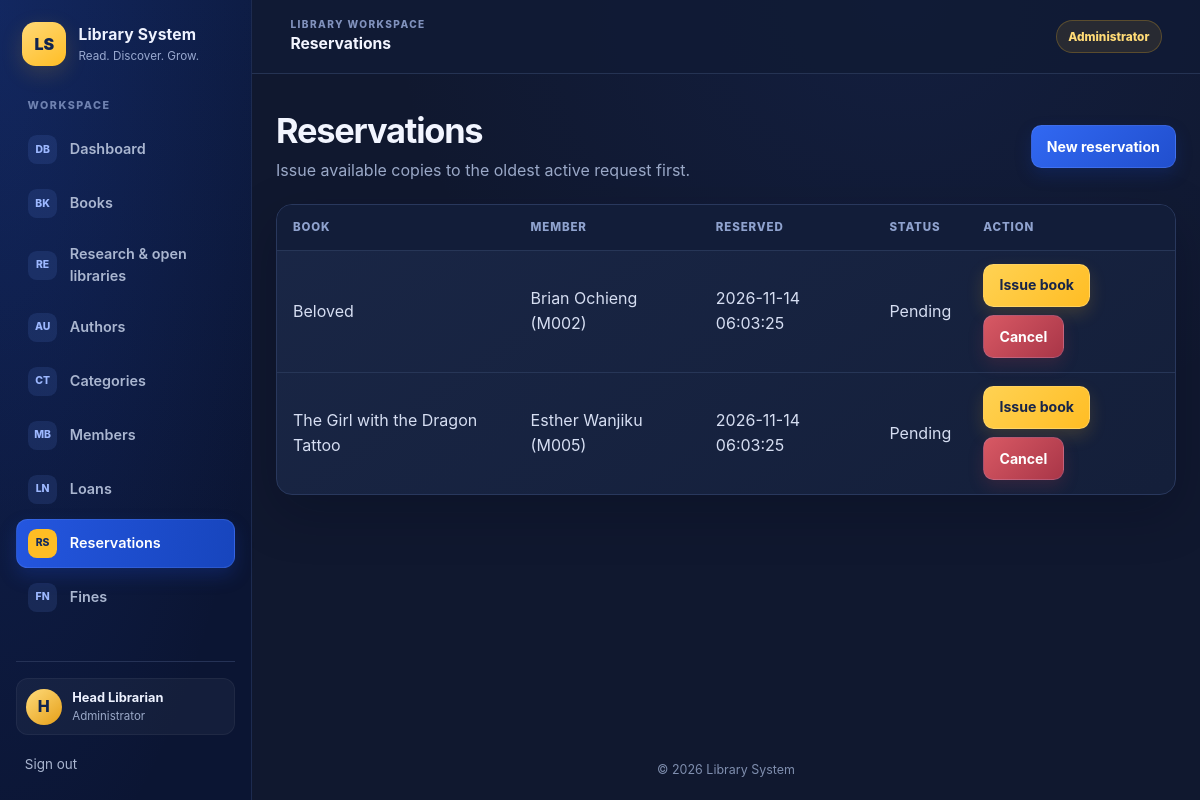
The app's page /reservations/index.php (signed in) with its own data.
### tables this page shows
CREATE TABLE reservations (
    reservation_id INT AUTO_INCREMENT PRIMARY KEY,
    member_id INT NOT NULL,
    book_id INT NOT NULL,
    reserved_at DATETIME DEFAULT CURRENT_TIMESTAMP,
    status ENUM('pending','fulfilled','cancelled') DEFAULT 'pending',
    FOREIGN KEY (member_id) REFERENCES members(member_id)
        ON DELETE CASCADE,
    FOREIGN KEY (book_id) REFERENCES books(book_id)
        ON DELETE CASCADE
);

CREATE TABLE books (
    book_id INT AUTO_INCREMENT PRIMARY KEY,
    isbn VARCHAR(20) NOT NULL UNIQUE,
    title VARCHAR(200) NOT NULL,
    author_id INT NOT NULL,
    category_id INT NOT NULL,
    publisher VARCHAR(120),
    year_published SMALLINT UNSIGNED,
    total_copies INT NOT NULL DEFAULT 1 CHECK (total_copies >= 0),
    available_copies INT NOT NULL DEFAULT 1 CHECK (available_copies >= 0),
    cover_isbn VARCHAR(20),   
    digital_file_path VARCHAR(255) NULL,
    FOREIGN KEY (author_id) REFERENCES authors(author_id)
        ON DELETE RESTRICT ON UPDATE CASCADE,
    FOREIGN KEY (category_id) REFERENCES categories(category_id)
        ON DELETE RESTRICT ON UPDATE CASCADE
);

CREATE TABLE members (
    member_id INT AUTO_INCREMENT PRIMARY KEY,
    member_number VARCHAR(20) NOT NULL UNIQUE,
    full_name VARCHAR(100) NOT NULL,
    email VARCHAR(120) NOT NULL UNIQUE,
    password_hash VARCHAR(255) NULL,
    phone VARCHAR(20),
    status ENUM('active','suspended') DEFAULT 'active',
    date_joined DATE NOT NULL DEFAULT (CURRENT_DATE)
);

### includes/functions.php (called while the page is built, shortened)
<?php
function e($string) {
    return htmlspecialchars($string ?? '', ENT_QUOTES, 'UTF-8');
}

### reservations/index.php (the view, shortened to what this page needs)
<?php
require_once '../config/database.php';
require_once '../includes/functions.php';
$isStudent = ($_SESSION['role'] ?? '') === 'student';
$sql = 'SELECT reservations.reservation_id, reservations.reserved_at, reservations.status,
               members.member_number, members.full_name, members.status AS member_status,
               books.title, books.book_id, books.available_copies,
               CASE WHEN NOT EXISTS (
                   SELECT 1 FROM reservations AS earlier
                   WHERE earlier.book_id = reservations.book_id
                     AND earlier.status = \'pending\'
                     AND (earlier.reserved_at < reservations.reserved_at
                          OR (earlier.reserved_at = reservations.reserved_at
                              AND earlier.reservation_id < reservations.reservation_id))
               ) THEN 1 ELSE 0 END AS is_first_in_queue
        FROM reservations
        INNER JOIN members ON members.member_id = reservations.member_id
        INNER JOIN books ON books.book_id = reservations.book_id';
$params = [];
$sql .= ' ORDER BY reservations.reserved_at DESC';
$stmt = $pdo->prepare($sql);
$stmt->execute($params);
$reservations = $stmt->fetchAll();
require '../includes/header.php';
require '../includes/navbar.php';
?>
<main class="container">
    <header class="page-heading">
        <div>
            <h1><?= $isStudent ? 'My reservations' : 'Reservations' ?></h1>
            <p><?= $isStudent
                ? 'Track your requests; staff issue copies in queue order.'
                : 'Issue available copies to the oldest active request first.' ?></p>
        </div>
        <a class="button" href="create.php">New reservation</a>
    </header>
    <?php if (!$reservations): ?>
        <p class="card empty-state">No reservations have been recorded yet.</p>
    <?php else: ?>
        <div class="table-wrap">
            <table>
                <thead><tr><th>Book</th><?php if (!$isStudent): ?><th>Member</th><?php endif; ?><th>Reserved</th><th>Status</th><th>Action</th></tr></thead>
                <tbody>
                <?php foreach ($reservations as $reservation): ?>
                    <tr>
                        <td><?= e($reservation['title']) ?></td>
                        <?php if (!$isStudent): ?>
                            <td><?= e($reservation['full_name']) ?> (<?= e($reservation['member_number']) ?>)</td>
                        <?php endif; ?>
                        <td><?= e($reservation['reserved_at']) ?></td>
                        <td><?= e(ucfirst($reservation['status'])) ?></td>
                        <td>
                            <?php if ($reservation['status'] === 'pending'): ?>
                                <div class="actions">
                                    <?php if (!$isStudent && (int)$reservation['available_copies'] > 0
                                        && (int)$reservation['is_first_in_queue'] === 1
                                        && $reservation['member_status'] === 'active'): ?>
                                        <form class="inline-form" method="post" action="fulfill.php"
                                              data-confirm="Issue this book to the member and fulfill the reservation?">
                                            <button class="button button-accent" type="submit">Issue book</button>
                                        </form>
                                    <?php elseif (!$isStudent && (int)$reservation['available_copies'] > 0
                                        && (int)$reservation['is_first_in_queue'] !== 1): ?>
                                        <span>Waiting for earlier request</span>
                                    <?php elseif (!$isStudent && (int)$reservation['available_copies'] === 0): ?>
                                        <span>Waiting for a copy</span>
                                    <?php endif; ?>
                                    <form class="inline-form" method="post" data-confirm="Cancel this reservation?">
                                        <button class="button button-danger" type="submit">Cancel</button>
                                    </form>
                                </div>
                            <?php else: ?>
                                —
                            <?php endif; ?>
                        </td>
                    </tr>
                <?php endforeach; ?>
                </tbody>
            </table>
        </div>
    <?php endif; ?>
</main>
<?php require '../includes/footer.php'; ?>

### assets/css/style.css (style rules this page uses)
:root { color-scheme: dark; font-family: Inter, "Segoe UI", Arial, sans-serif; background: #10182f; color: #eef2ff; font-synthesis: none; text-rendering: optimizeLegibility; --bg: #10182f; --sidebar: #0b1533; --surface: #151f3b; --surface-raised: #1b2849; --border: #29385d; --text: #eef2ff; --muted: #9aa8c7; --blue: #285bea; --gold: #ffbd24; --red: #ed6871; --green: #63d3ac; --shadow: 0 18px 50px rgb(3 9 25 / 25%); }
* { box-sizing: border-box; }
html { min-width: 320px; scroll-behavior: smooth; }
body { min-width: 320px; min-height: 100vh; margin: 0; color: var(--text); background: radial-gradient(ellipse at 75% 0%, rgb(42 82 190 / 11%), transparent 32rem), var(--bg); line-height: 1.55; }
a { color: #75a0ff; text-decoration: none; text-underline-offset: 3px; }
.container { width: min(1440px, calc(100% - clamp(1.25rem, 4vw, 3.5rem))); margin: clamp(1.25rem, 3vw, 2.25rem) auto; }
.page-heading { display: flex; flex-wrap: wrap; align-items: center; justify-content: space-between; gap: 1rem; margin-bottom: 1.35rem; }
.page-heading h1 { margin: 0; color: #f2f5ff; font-size: clamp(1.6rem, 3vw, 2.15rem); letter-spacing: -0.035em; line-height: 1.2; }
.page-heading p { margin: 0.4rem 0 0; color: var(--muted); }
.card, .table-wrap { background: linear-gradient(145deg, rgb(26 39 71 / 95%), rgb(20 31 58 / 98%)); border: 1px solid var(--border); border-radius: 1rem; box-shadow: var(--shadow); }
.table-wrap { overflow-x: auto; }
table { width: 100%; border-collapse: collapse; }
th, td { padding: 0.82rem 1rem; text-align: left; vertical-align: middle; border-bottom: 1px solid #273657; }
th { color: #8fa2ce; background: #121d39; font-size: 0.72rem; font-weight: 800; letter-spacing: 0.075em; text-transform: uppercase; white-space: nowrap; }
td { color: #d6def2; }
tbody tr { transition: background 130ms ease; }
tbody tr:last-child td { border-bottom: 0; }
.form-actions, .actions { display: flex; flex-wrap: wrap; align-items: center; gap: 0.55rem; }
.button { display: inline-flex; min-height: 2.6rem; align-items: center; justify-content: center; gap: 0.4rem; padding: 0.6rem 0.95rem; color: #fff; font: inherit; font-size: 0.88rem; font-weight: 750; text-align: center; text-decoration: none; background: linear-gradient(135deg, #3168f2, #214fce); border: 1px solid rgb(144 173 255 / 18%); border-radius: 0.65rem; box-shadow: 0 7px 16px rgb(17 54 160 / 27%); cursor: pointer; transition: transform 150ms ease, filter 150ms ease, box-shadow 150ms ease; }
.button-accent { color: #172449; background: linear-gradient(135deg, #ffd253, var(--gold)); border-color: rgb(255 230 160 / 35%); box-shadow: 0 7px 17px rgb(255 189 36 / 16%); }
.button-danger { background: linear-gradient(135deg, #d85964, #a93648); box-shadow: 0 7px 16px rgb(184 60 74 / 18%); }
.inline-form { display: inline; margin: 0; }

### records on screen
reservations: book.title "Beloved", member.full_name "Brian Ochieng", member.member_number "M002", reserved_at "2026-11-14 06:03:25", status "Pending"
reservations: book.title "The Girl with the Dragon Tattoo", member.full_name "Esther Wanjiku", member.member_number "M005", reserved_at "2026-11-14 06:03:25", status "Pending"

### other values on screen
$item['icon'] "DB"
$item['label'] "Dashboard"
$item['icon'] "BK"
$item['label'] "Books"
$item['icon'] "RE"
$item['label'] "Research & open libraries"
$item['icon'] "AU"
$item['label'] "Authors"
$item['icon'] "CT"
$item['label'] "Categories"
$item['icon'] "MB"
$item['label'] "Members"
$item['icon'] "LN"
$item['label'] "Loans"
$item['icon'] "RS"
